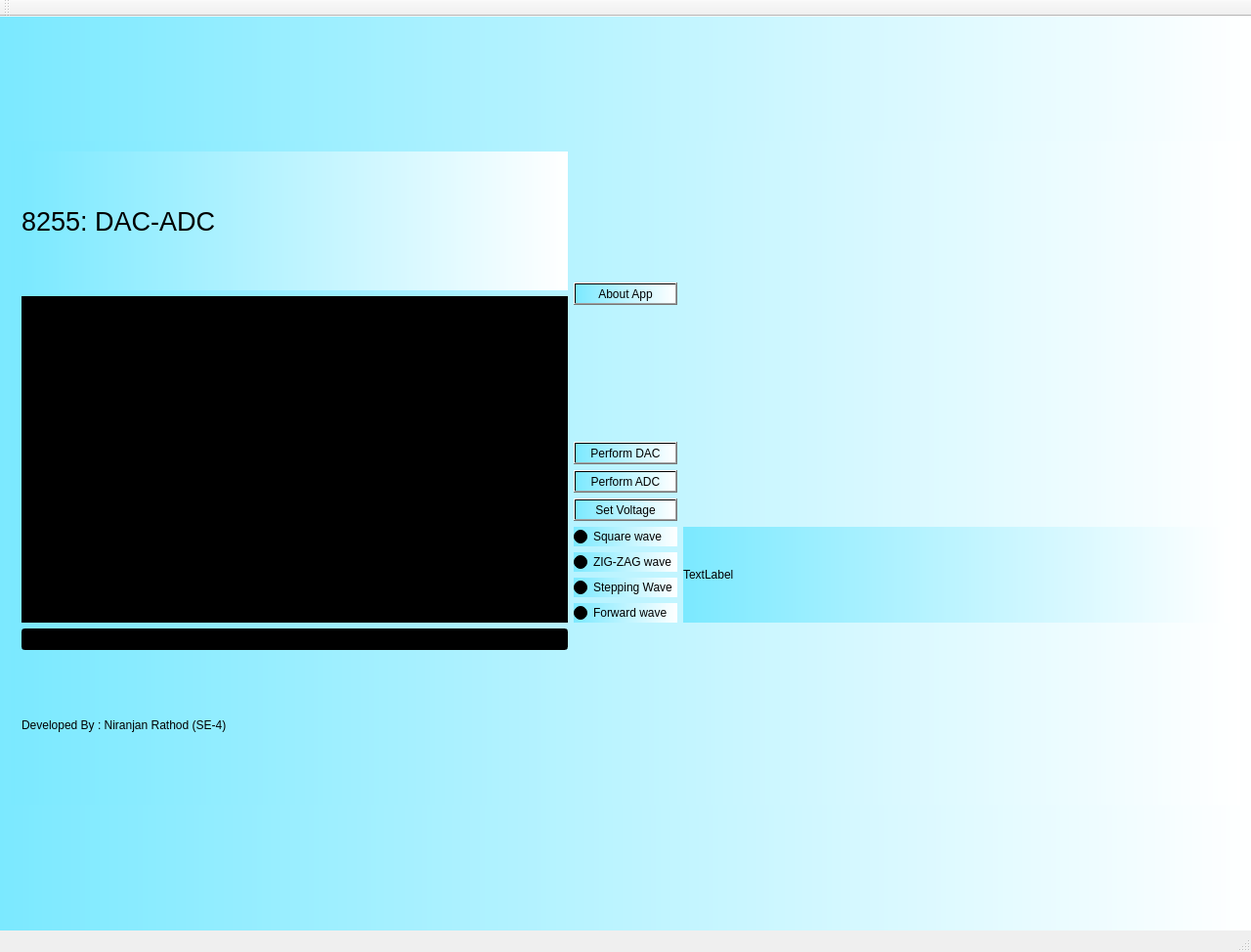
<?xml version="1.0" encoding="UTF-8"?>
<ui version="4.0">
 <class>MainWindow</class>
 <widget class="QMainWindow" name="MainWindow">
  <property name="geometry">
   <rect>
    <x>0</x>
    <y>0</y>
    <width>1280</width>
    <height>974</height>
   </rect>
  </property>
  <property name="windowTitle">
   <string>MainWindow</string>
  </property>
  <widget class="QWidget" name="centralWidget">
   <property name="styleSheet">
    <string notr="true">background-color: qlineargradient(spread:pad, x1:0, y1:0, x2:1, y2:0, stop:0 rgba(123, 233, 255, 255), stop:1 rgba(255,255,255 255))
</string>
   </property>
   <layout class="QGridLayout" name="gridLayout_2">
    <item row="0" column="0">
     <widget class="QStackedWidget" name="stackedWidget">
      <property name="maximumSize">
       <size>
        <width>1360</width>
        <height>680</height>
       </size>
      </property>
      <property name="currentIndex">
       <number>0</number>
      </property>
      <widget class="QWidget" name="page">
       <layout class="QGridLayout" name="gridLayout_3">
        <item row="1" column="0" rowspan="4">
         <widget class="QTextBrowser" name="display_terminal">
          <property name="styleSheet">
           <string notr="true">background-color : black; color : white</string>
          </property>
          <property name="html">
           <string>&lt;!DOCTYPE HTML PUBLIC &quot;-//W3C//DTD HTML 4.0//EN&quot; &quot;http://www.w3.org/TR/REC-html40/strict.dtd&quot;&gt;
&lt;html&gt;&lt;head&gt;&lt;meta name=&quot;qrichtext&quot; content=&quot;1&quot; /&gt;&lt;style type=&quot;text/css&quot;&gt;
p, li { white-space: pre-wrap; }
&lt;/style&gt;&lt;/head&gt;&lt;body style=&quot; font-family:'Ubuntu'; font-size:11pt; font-weight:400; font-style:normal;&quot;&gt;
&lt;p style=&quot;-qt-paragraph-type:empty; margin-top:0px; margin-bottom:0px; margin-left:0px; margin-right:0px; -qt-block-indent:0; text-indent:0px;&quot;&gt;&lt;br /&gt;&lt;/p&gt;&lt;/body&gt;&lt;/html&gt;</string>
          </property>
         </widget>
        </item>
        <item row="2" column="1" colspan="2">
         <layout class="QVBoxLayout" name="verticalLayout">
          <item>
           <widget class="QPushButton" name="DAC">
            <property name="text">
             <string>Perform DAC</string>
            </property>
           </widget>
          </item>
          <item>
           <widget class="QPushButton" name="ADC">
            <property name="text">
             <string>Perform ADC</string>
            </property>
           </widget>
          </item>
         </layout>
        </item>
        <item row="4" column="1" colspan="2">
         <layout class="QGridLayout" name="gridLayout">
          <item row="4" column="0">
           <widget class="QRadioButton" name="fw">
            <property name="text">
             <string>Forward wave</string>
            </property>
           </widget>
          </item>
          <item row="0" column="0">
           <widget class="QRadioButton" name="sw">
            <property name="text">
             <string>Square wave</string>
            </property>
           </widget>
          </item>
          <item row="1" column="0">
           <widget class="QRadioButton" name="zz">
            <property name="text">
             <string>ZIG-ZAG wave</string>
            </property>
           </widget>
          </item>
          <item row="3" column="0">
           <widget class="QRadioButton" name="stw">
            <property name="text">
             <string>Stepping Wave</string>
            </property>
           </widget>
          </item>
         </layout>
        </item>
        <item row="0" column="0">
         <widget class="QLabel" name="label_6">
          <property name="font">
           <font>
            <pointsize>20</pointsize>
           </font>
          </property>
          <property name="text">
           <string>8255: DAC-ADC</string>
          </property>
         </widget>
        </item>
        <item row="3" column="1" colspan="2">
         <widget class="QPushButton" name="setvoltage">
          <property name="text">
           <string>Set Voltage</string>
          </property>
         </widget>
        </item>
        <item row="5" column="0">
         <widget class="QLineEdit" name="terminal">
          <property name="styleSheet">
           <string notr="true">background-color : black; color : white</string>
          </property>
         </widget>
        </item>
        <item row="0" column="3">
         <spacer name="horizontalSpacer">
          <property name="orientation">
           <enum>Qt::Horizontal</enum>
          </property>
          <property name="sizeHint" stdset="0">
           <size>
            <width>40</width>
            <height>20</height>
           </size>
          </property>
         </spacer>
        </item>
        <item row="6" column="0">
         <widget class="QLabel" name="label_9">
          <property name="styleSheet">
           <string notr="true">background-color: rgba(94, 255, 148, 0);</string>
          </property>
          <property name="text">
           <string>&lt;html&gt;&lt;head/&gt;&lt;body&gt;&lt;p&gt;Developed By : Niranjan Rathod (SE-4)&lt;/p&gt;&lt;/body&gt;&lt;/html&gt;</string>
          </property>
         </widget>
        </item>
        <item row="0" column="1" rowspan="2" colspan="2">
         <widget class="QPushButton" name="about">
          <property name="text">
           <string>About App</string>
          </property>
         </widget>
        </item>
        <item row="4" column="3">
         <widget class="QLabel" name="blockdigs">
          <property name="text">
           <string>TextLabel</string>
          </property>
          <property name="scaledContents">
           <bool>true</bool>
          </property>
         </widget>
        </item>
       </layout>
      </widget>
      <widget class="QWidget" name="page_2">
       <widget class="QLabel" name="label">
        <property name="geometry">
         <rect>
          <x>40</x>
          <y>20</y>
          <width>400</width>
          <height>400</height>
         </rect>
        </property>
        <property name="styleSheet">
         <string notr="true">background-color: rgba(255, 255, 255, 0);
</string>
        </property>
        <property name="text">
         <string>TextLabel</string>
        </property>
       </widget>
      </widget>
      <widget class="QWidget" name="page_3">
       <widget class="QLCDNumber" name="lcdNumber">
        <property name="geometry">
         <rect>
          <x>200</x>
          <y>120</y>
          <width>231</width>
          <height>81</height>
         </rect>
        </property>
        <property name="styleSheet">
         <string notr="true">color:red;background-color:black
</string>
        </property>
        <property name="frameShape">
         <enum>QFrame::Box</enum>
        </property>
        <property name="smallDecimalPoint">
         <bool>true</bool>
        </property>
        <property name="digitCount">
         <number>3</number>
        </property>
        <property name="segmentStyle">
         <enum>QLCDNumber::Flat</enum>
        </property>
       </widget>
       <widget class="QDial" name="dial">
        <property name="geometry">
         <rect>
          <x>270</x>
          <y>220</y>
          <width>131</width>
          <height>101</height>
         </rect>
        </property>
       </widget>
       <widget class="QPushButton" name="ret">
        <property name="geometry">
         <rect>
          <x>30</x>
          <y>20</y>
          <width>99</width>
          <height>27</height>
         </rect>
        </property>
        <property name="text">
         <string>&lt;-- Return</string>
        </property>
       </widget>
       <widget class="QLabel" name="label_2">
        <property name="geometry">
         <rect>
          <x>270</x>
          <y>60</y>
          <width>81</width>
          <height>51</height>
         </rect>
        </property>
        <property name="font">
         <font>
          <family>UnDinaru</family>
          <pointsize>15</pointsize>
         </font>
        </property>
        <property name="text">
         <string>VOLTAGE</string>
        </property>
       </widget>
      </widget>
      <widget class="QWidget" name="page_4">
       <widget class="QLabel" name="label_8">
        <property name="geometry">
         <rect>
          <x>70</x>
          <y>-30</y>
          <width>561</width>
          <height>551</height>
         </rect>
        </property>
        <property name="text">
         <string>&lt;html&gt;&lt;head/&gt;&lt;body&gt;&lt;p&gt;&lt;span style=&quot; color:#4210d8;&quot;&gt;Copy All Image Files From Project Directory to build directory.&lt;/span&gt;&lt;/p&gt;&lt;p&gt;&lt;span style=&quot; color:#000000;&quot;&gt;Best viewd in 1080p&lt;/span&gt;&lt;span style=&quot; color:#dace1d;&quot;&gt;.&lt;/span&gt;&lt;/p&gt;&lt;p&gt;This application is developed to simulate the &lt;span style=&quot; color:#ff0000;&quot;&gt;Environment of&lt;/span&gt;&lt;/p&gt;&lt;p&gt;&lt;span style=&quot; color:#ff0000;&quot;&gt;MIT KIT Assignment Practicals &lt;/span&gt;&lt;span style=&quot; color:#000000;&quot;&gt;for those who haven't practiced them well in Lab.&lt;/span&gt;&lt;/p&gt;&lt;p&gt;These Applications are rapidly developed within duration of&lt;span style=&quot; color:#00aa00;&quot;&gt; two&lt;/span&gt; days.&lt;/p&gt;&lt;p&gt;Therefore this application may not meet &lt;span style=&quot; color:#00aa00;&quot;&gt;expection&lt;/span&gt; of many users.&lt;/p&gt;&lt;p&gt;Still having something to practise is always better than having nothing.&lt;/p&gt;&lt;p&gt;Note that &lt;span style=&quot; color:#00aa00;&quot;&gt;Only 8251&lt;/span&gt; have 'Simulated Compiler' support. &lt;/p&gt;&lt;p&gt;So be Careful and type ONLY valid codes. If you are facing any problem &lt;/p&gt;&lt;p&gt;with this application &lt;/p&gt;&lt;p&gt;&lt;span style=&quot; color:#ff0000;&quot;&gt;1]&lt;/span&gt; Please Use &lt;span style=&quot; color:#ff0000;&quot;&gt;sample code&lt;/span&gt; given in Project directoy.&lt;/p&gt;&lt;p&gt;&lt;span style=&quot; color:#ff0000;&quot;&gt;2] &lt;/span&gt;Or refer to &lt;span style=&quot; color:#ff0000;&quot;&gt;video &lt;/span&gt;given in same directory.&lt;/p&gt;&lt;p&gt;and if you like to develop things you are always &lt;span style=&quot; color:#00aa00;&quot;&gt;welcome to contribute&lt;/span&gt;&lt;/p&gt;&lt;p&gt;to repository.&lt;/p&gt;&lt;p&gt;-Niranjan Rathod &lt;/p&gt;&lt;p&gt;For Details and bugs report and reviews :P: Whatsapp at 7276757446&lt;br/&gt;&lt;/p&gt;&lt;/body&gt;&lt;/html&gt;</string>
        </property>
       </widget>
      </widget>
     </widget>
    </item>
   </layout>
  </widget>
  <widget class="QMenuBar" name="menuBar">
   <property name="geometry">
    <rect>
     <x>0</x>
     <y>0</y>
     <width>1280</width>
     <height>25</height>
    </rect>
   </property>
  </widget>
  <widget class="QToolBar" name="mainToolBar">
   <attribute name="toolBarArea">
    <enum>TopToolBarArea</enum>
   </attribute>
   <attribute name="toolBarBreak">
    <bool>false</bool>
   </attribute>
  </widget>
  <widget class="QStatusBar" name="statusBar"/>
 </widget>
 <layoutdefault spacing="6" margin="11"/>
 <resources/>
 <connections/>
</ui>
